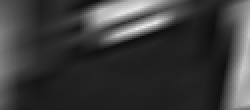
//> input picture train-3/zhongzebin-hm/find_armors/armor/negative/1.png, 125 x 55 px (shown 2 times larger)
$ ./proportion_threshold   (built with g++ and OpenCV 4)
//> lines starting //> are read from the running program, lines starting //| are printed output that depends on the picture; after the words box and inside, x2 and y2 are one past the last pixel; in counts of white or black regions, pixels touching at a corner belong together
//> further down, frame is the input picture: 55 rows x 125 cols, CV_8UC1; min 13, max 237, mean 58.8
//
// Created by lisihang on 2019/10/9.
//

#include <iostream>
#include <opencv2/opencv.hpp>
#include <opencv2/highgui.hpp>

using namespace std;
using namespace cv;

namespace sp
{
    void proportion_thresh(cv::Mat& gray_in, cv::Mat& out, double max_val, double proportion)
    {
//> called with max_val = 255, proportion = 0.8
        int row = gray_in.rows;
//> row = 55
        int col = gray_in.cols;
//> col = 125
        int grosse = row * col,num(0),z(0),pixel[256]={0};
//> grosse = 6875
        for(int i = 0; i < row; i++){
            const uchar* data = gray_in.ptr<uchar>(i);
            for(int j =0;j < col;j++)
                pixel[data[j]] = pixel[data[j]] + 1;
        }
//> after the loop, pixel = 256 values, max 654 at index 32, min 0 at index 0, mean 26.86
        for(;num<=grosse * proportion;z++)
            num = num + pixel[z];
//> this loop made 88 passes
//> num on passes 1 to 12: 0, 0, 0, 0, 0, 0, 0, 0, 0, 0, 0, 0
//> after the loop, z = 88; num = 5514
        std::cout<<z;
//| 88
        for(int i = 0; i < row; i++){
            const uchar* data = gray_in.ptr<uchar>(i);
            for(int j =0;j < col;j++){
                if(int(data[j]) > z)
                    gray_in.at<uchar>(i,j) = max_val;
                else
                    gray_in.at<uchar>(i,j) = 0;
            }
        }
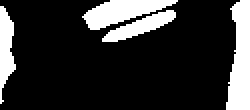
//> gray_in: 55 rows x 125 cols, CV_8UC1 (shown 2 times larger); 19.5% white; 4 white regions, box (x1, y1, x2, y2) and area: (113, 0, 125, 55) 488, (41, 0, 89, 15) 381, (51, 5, 88, 21) 239, (0, 3, 8, 52) 236
        out = gray_in;
    }
}

int main()
{
    Mat frame = imread("../1.png",0) ;
    Mat frame_out;
    sp::proportion_thresh(frame,frame_out,255,0.8);
    imshow("after",frame_out);
    waitKey(0);
    return 0;
}

$ run again, with train-3/zhongzebin-hm/find_armors/armor/negative/0.png copied over train-3/zhongzebin-hm/find_armors/armor/negative/1.png
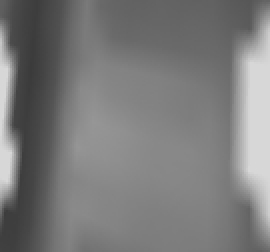
//> input picture train-3/zhongzebin-hm/find_armors/armor/negative/0.png, 135 x 126 px (shown 2 times larger)
//> frame is the input picture: 126 rows x 135 cols, CV_8UC1; min 59, max 215, mean 122.7
//> after the loop in proportion_thresh, `for(int i = 0; i < row; i++)`: pixel = 256 values, max 708 at index 215, min 0 at index 0, mean 66.45
//> the loop in proportion_thresh, `for(;num<=grosse * proportion;z++)` made 138 passes
//> num on passes 1 to 8: 0, 0, 0, 0, 0, 0, 0, 0
//> after the loop in proportion_thresh, `for(;num<=grosse * proportion;z++)`: z = 138; num = 13695
//| 138
//> after the loop in proportion_thresh, `for(int i = 0; i < row; i++)`:
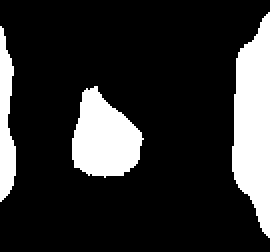
//> gray_in: 126 rows x 135 cols, CV_8UC1 (shown 2 times larger); 18.4% white; 3 white regions, box (x1, y1, x2, y2) and area: (116, 6, 135, 119) 1535, (36, 43, 72, 89) 1107, (0, 13, 8, 101) 480
